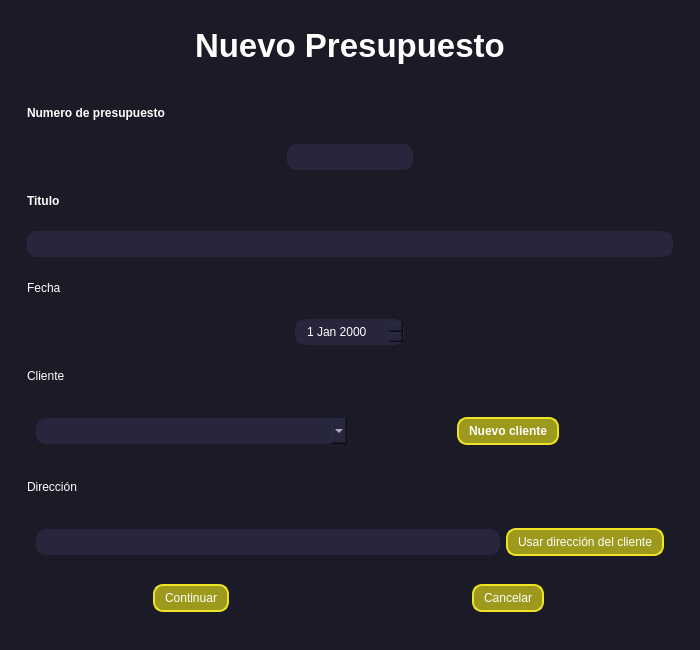
<?xml version="1.0" encoding="UTF-8"?>
<ui version="4.0">
 <class>NewBudgetWindow</class>
 <widget class="QWidget" name="NewBudgetWindow">
  <property name="geometry">
   <rect>
    <x>0</x>
    <y>0</y>
    <width>700</width>
    <height>650</height>
   </rect>
  </property>
  <property name="windowTitle">
   <string>Nuevo Presupuesto</string>
  </property>
  <property name="styleSheet">
   <string notr="true">*{
	border: none;
	background-color: transparent;
	background: transparent;
	padding: 0;
	margin: 0;
	color: #fff;
}

#centralwidget{
	background-color: #1b1b27;
}
QPushButton{
	text-align: left;
	padding: 5px 10px;
	border-top-left-radius: 10px;
	border-bottom-left-radius: 10px;
}
QLineEdit, QDateEdit, QComboBox, #btn_date{
	padding: 5px 10px;
	border-radius: 10px;
	background-color: #27263c;
}

QPushButton  {
	border: 2px solid  #ece424 ;
	border-radius: 10px;
	text-align: center;
}
QPushButton  {
	border: 2px solid  #ece424 ;
	background-color: #9c991c ;
	border-radius: 10px;
	text-align: center;
}
 QPushButton:pressed   {
	background-color: #9C995F ;
}</string>
  </property>
  <layout class="QVBoxLayout" name="verticalLayout">
   <property name="spacing">
    <number>0</number>
   </property>
   <property name="leftMargin">
    <number>0</number>
   </property>
   <property name="topMargin">
    <number>0</number>
   </property>
   <property name="rightMargin">
    <number>0</number>
   </property>
   <property name="bottomMargin">
    <number>0</number>
   </property>
   <item>
    <widget class="QWidget" name="centralwidget" native="true">
     <layout class="QVBoxLayout" name="verticalLayout_2">
      <item>
       <widget class="QWidget" name="widget" native="true">
        <layout class="QVBoxLayout" name="verticalLayout_3">
         <item>
          <widget class="QFrame" name="frame">
           <property name="frameShape">
            <enum>QFrame::StyledPanel</enum>
           </property>
           <property name="frameShadow">
            <enum>QFrame::Raised</enum>
           </property>
           <layout class="QHBoxLayout" name="horizontalLayout">
            <item alignment="Qt::AlignHCenter">
             <widget class="QLabel" name="label">
              <property name="font">
               <font>
                <pointsize>25</pointsize>
                <bold>true</bold>
               </font>
              </property>
              <property name="text">
               <string>Nuevo Presupuesto</string>
              </property>
             </widget>
            </item>
           </layout>
          </widget>
         </item>
         <item>
          <widget class="QCustomStackedWidget" name="budgetPages">
           <widget class="QWidget" name="home_page">
            <layout class="QVBoxLayout" name="verticalLayout_4">
             <item>
              <widget class="QLabel" name="label_2">
               <property name="font">
                <font>
                 <bold>true</bold>
                </font>
               </property>
               <property name="text">
                <string>Numero de presupuesto</string>
               </property>
              </widget>
             </item>
             <item alignment="Qt::AlignHCenter">
              <widget class="QLineEdit" name="line_budgetNumber"/>
             </item>
             <item>
              <widget class="QLabel" name="label_3">
               <property name="font">
                <font>
                 <bold>true</bold>
                </font>
               </property>
               <property name="text">
                <string>Titulo</string>
               </property>
              </widget>
             </item>
             <item>
              <widget class="QLineEdit" name="lineEdit_2"/>
             </item>
             <item>
              <widget class="QLabel" name="label_4">
               <property name="text">
                <string>Fecha</string>
               </property>
              </widget>
             </item>
             <item alignment="Qt::AlignHCenter">
              <widget class="QDateEdit" name="budget_date"/>
             </item>
             <item>
              <widget class="QLabel" name="label_5">
               <property name="text">
                <string>Cliente</string>
               </property>
              </widget>
             </item>
             <item>
              <widget class="QWidget" name="widget_2" native="true">
               <layout class="QHBoxLayout" name="horizontalLayout_2">
                <item>
                 <widget class="QComboBox" name="user_combobox"/>
                </item>
                <item alignment="Qt::AlignHCenter">
                 <widget class="QPushButton" name="btn_newuser">
                  <property name="font">
                   <font>
                    <bold>true</bold>
                   </font>
                  </property>
                  <property name="cursor">
                   <cursorShape>PointingHandCursor</cursorShape>
                  </property>
                  <property name="text">
                   <string>Nuevo cliente</string>
                  </property>
                  <property name="icon">
                   <iconset>
                    <normaloff>../res/Icons/check-square.png</normaloff>../res/Icons/check-square.png</iconset>
                  </property>
                  <property name="iconSize">
                   <size>
                    <width>24</width>
                    <height>24</height>
                   </size>
                  </property>
                 </widget>
                </item>
               </layout>
              </widget>
             </item>
             <item>
              <widget class="QLabel" name="label_6">
               <property name="text">
                <string>Dirección</string>
               </property>
              </widget>
             </item>
             <item>
              <widget class="QWidget" name="widget_3" native="true">
               <layout class="QHBoxLayout" name="horizontalLayout_3">
                <item>
                 <widget class="QLineEdit" name="lineEdit"/>
                </item>
                <item>
                 <widget class="QPushButton" name="btn_clientaddress">
                  <property name="cursor">
                   <cursorShape>PointingHandCursor</cursorShape>
                  </property>
                  <property name="text">
                   <string>Usar dirección del cliente</string>
                  </property>
                  <property name="iconSize">
                   <size>
                    <width>24</width>
                    <height>24</height>
                   </size>
                  </property>
                 </widget>
                </item>
               </layout>
              </widget>
             </item>
             <item>
              <widget class="QWidget" name="widget_4" native="true">
               <layout class="QHBoxLayout" name="horizontalLayout_4">
                <item alignment="Qt::AlignHCenter">
                 <widget class="QPushButton" name="btn_continue">
                  <property name="cursor">
                   <cursorShape>PointingHandCursor</cursorShape>
                  </property>
                  <property name="text">
                   <string>Continuar</string>
                  </property>
                  <property name="icon">
                   <iconset>
                    <normaloff>../res/Icons/smile.png</normaloff>../res/Icons/smile.png</iconset>
                  </property>
                  <property name="iconSize">
                   <size>
                    <width>24</width>
                    <height>24</height>
                   </size>
                  </property>
                 </widget>
                </item>
                <item alignment="Qt::AlignHCenter">
                 <widget class="QPushButton" name="btn_cancel">
                  <property name="cursor">
                   <cursorShape>PointingHandCursor</cursorShape>
                  </property>
                  <property name="text">
                   <string>Cancelar</string>
                  </property>
                  <property name="icon">
                   <iconset>
                    <normaloff>../res/Icons/frown.png</normaloff>../res/Icons/frown.png</iconset>
                  </property>
                  <property name="iconSize">
                   <size>
                    <width>24</width>
                    <height>24</height>
                   </size>
                  </property>
                 </widget>
                </item>
               </layout>
              </widget>
             </item>
            </layout>
           </widget>
           <widget class="QWidget" name="edit_data">
            <layout class="QVBoxLayout" name="verticalLayout_5">
             <item alignment="Qt::AlignTop">
              <widget class="QFrame" name="frame_2">
               <property name="frameShape">
                <enum>QFrame::StyledPanel</enum>
               </property>
               <property name="frameShadow">
                <enum>QFrame::Raised</enum>
               </property>
               <layout class="QHBoxLayout" name="horizontalLayout_5">
                <item alignment="Qt::AlignHCenter">
                 <widget class="QLabel" name="label_7">
                  <property name="font">
                   <font>
                    <pointsize>25</pointsize>
                    <bold>true</bold>
                   </font>
                  </property>
                  <property name="text">
                   <string>Presupuesto N°</string>
                  </property>
                 </widget>
                </item>
                <item alignment="Qt::AlignLeft">
                 <widget class="QLabel" name="label_8">
                  <property name="font">
                   <font>
                    <pointsize>25</pointsize>
                    <bold>true</bold>
                   </font>
                  </property>
                  <property name="text">
                   <string>#</string>
                  </property>
                 </widget>
                </item>
               </layout>
              </widget>
             </item>
             <item>
              <widget class="QWidget" name="widget_5" native="true">
               <layout class="QVBoxLayout" name="verticalLayout_6">
                <item alignment="Qt::AlignLeft">
                 <widget class="QPushButton" name="btn_newrow">
                  <property name="text">
                   <string>Añadir fila</string>
                  </property>
                 </widget>
                </item>
                <item>
                 <widget class="QWidget" name="widget_6" native="true">
                  <layout class="QHBoxLayout" name="horizontalLayout_7">
                   <item>
                    <widget class="QComboBox" name="comboBox_2">
                     <property name="placeholderText">
                      <string>Tipo</string>
                     </property>
                    </widget>
                   </item>
                   <item>
                    <widget class="QLineEdit" name="lineEdit_3">
                     <property name="placeholderText">
                      <string>Descripción</string>
                     </property>
                    </widget>
                   </item>
                   <item alignment="Qt::AlignRight">
                    <widget class="QLineEdit" name="lineEdit_4">
                     <property name="placeholderText">
                      <string>Precio</string>
                     </property>
                    </widget>
                   </item>
                  </layout>
                 </widget>
                </item>
                <item>
                 <widget class="QWidget" name="widget_7" native="true">
                  <layout class="QHBoxLayout" name="horizontalLayout_8">
                   <item>
                    <widget class="QLabel" name="label_12">
                     <property name="font">
                      <font>
                       <pointsize>15</pointsize>
                       <bold>true</bold>
                      </font>
                     </property>
                     <property name="text">
                      <string>Precio total</string>
                     </property>
                    </widget>
                   </item>
                   <item alignment="Qt::AlignRight">
                    <widget class="QLabel" name="label_11">
                     <property name="font">
                      <font>
                       <bold>true</bold>
                      </font>
                     </property>
                     <property name="text">
                      <string>IIVA</string>
                     </property>
                    </widget>
                   </item>
                   <item>
                    <widget class="QComboBox" name="comboBox_3"/>
                   </item>
                   <item alignment="Qt::AlignRight">
                    <widget class="QLineEdit" name="lineEdit_5"/>
                   </item>
                  </layout>
                 </widget>
                </item>
               </layout>
              </widget>
             </item>
             <item>
              <widget class="QWidget" name="widget_8" native="true">
               <layout class="QHBoxLayout" name="horizontalLayout_6">
                <item alignment="Qt::AlignHCenter">
                 <widget class="QPushButton" name="btn_save">
                  <property name="cursor">
                   <cursorShape>PointingHandCursor</cursorShape>
                  </property>
                  <property name="text">
                   <string>Guardar</string>
                  </property>
                  <property name="iconSize">
                   <size>
                    <width>24</width>
                    <height>24</height>
                   </size>
                  </property>
                 </widget>
                </item>
                <item alignment="Qt::AlignHCenter">
                 <widget class="QPushButton" name="btn_back">
                  <property name="cursor">
                   <cursorShape>PointingHandCursor</cursorShape>
                  </property>
                  <property name="text">
                   <string>Volver</string>
                  </property>
                  <property name="iconSize">
                   <size>
                    <width>24</width>
                    <height>24</height>
                   </size>
                  </property>
                 </widget>
                </item>
               </layout>
              </widget>
             </item>
            </layout>
           </widget>
          </widget>
         </item>
        </layout>
       </widget>
      </item>
     </layout>
    </widget>
   </item>
  </layout>
 </widget>
 <customwidgets>
  <customwidget>
   <class>QCustomStackedWidget</class>
   <extends>QStackedWidget</extends>
   <header location="global">Custom_Widgets.Widgets.h</header>
   <container>1</container>
  </customwidget>
 </customwidgets>
 <resources/>
 <connections/>
</ui>
